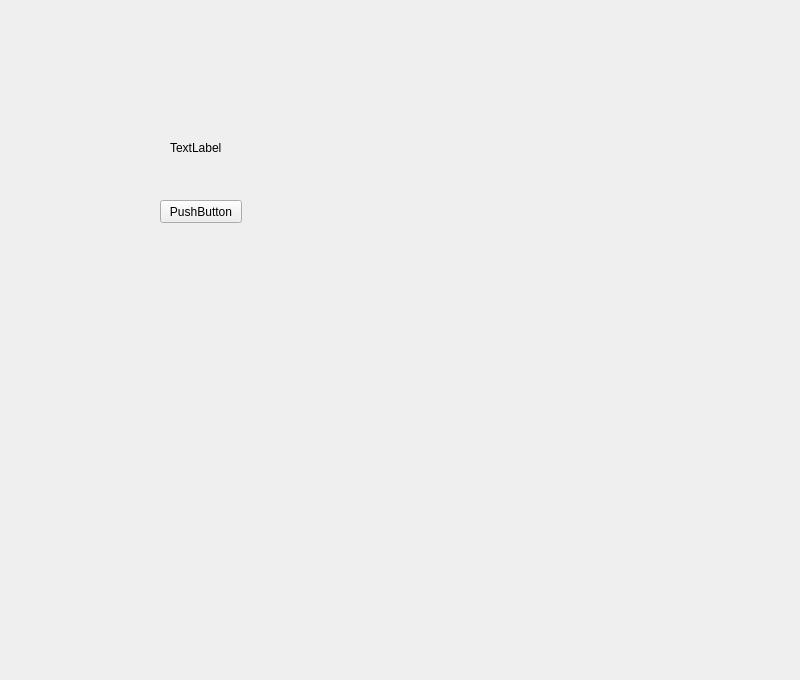
<?xml version="1.0" encoding="UTF-8"?>
<ui version="4.0">
 <class>MainWindow</class>
 <widget class="QMainWindow" name="MainWindow">
  <property name="geometry">
   <rect>
    <x>0</x>
    <y>0</y>
    <width>800</width>
    <height>680</height>
   </rect>
  </property>
  <property name="windowTitle">
   <string>MainWindow</string>
  </property>
  <widget class="QWidget" name="centralwidget">
   <widget class="QPushButton" name="pushButton">
    <property name="geometry">
     <rect>
      <x>160</x>
      <y>200</y>
      <width>82</width>
      <height>23</height>
     </rect>
    </property>
    <property name="text">
     <string>PushButton</string>
    </property>
   </widget>
   <widget class="QLabel" name="label">
    <property name="geometry">
     <rect>
      <x>170</x>
      <y>140</y>
      <width>61</width>
      <height>15</height>
     </rect>
    </property>
    <property name="text">
     <string>TextLabel</string>
    </property>
   </widget>
  </widget>
 </widget>
 <resources/>
 <connections>
  <connection>
   <sender>pushButton</sender>
   <signal>clicked()</signal>
   <receiver>MainWindow</receiver>
   <slot>testButtonClicked()</slot>
   <hints>
    <hint type="sourcelabel">
     <x>209</x>
     <y>213</y>
    </hint>
    <hint type="destinationlabel">
     <x>353</x>
     <y>140</y>
    </hint>
   </hints>
  </connection>
 </connections>
 <slots>
  <slot>testButtonClicked()</slot>
 </slots>
</ui>
